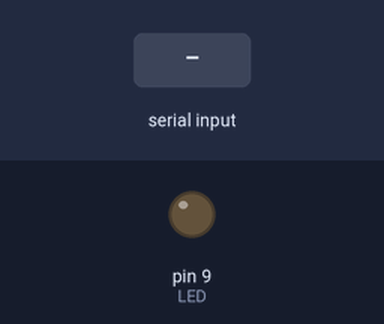
A sketch run on a simulated Arduino Uno, built with avr-gcc and run on an emulated ATmega328P. Shown: output pins drawn as LEDs (lit = HIGH). The inputs (shaded band) are chosen by the test bench.

Above: at 1.2 s.
1.3 s: "90,45\n" received over Serial
At 1.8 s:
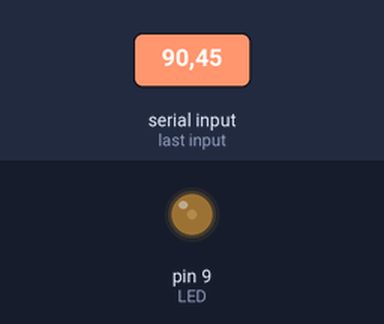
3.8 s: "30,150\n" received over Serial
At 4.6 s:
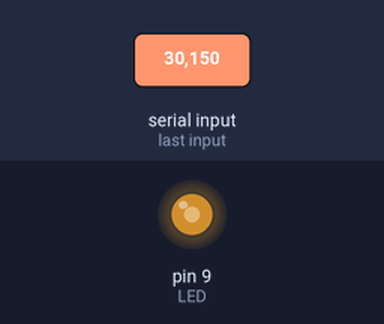
6.3 s: "200\n" received over Serial
At 6.7 s:
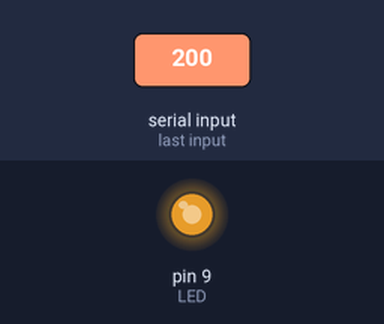
Timing chart, 0 to 9.3 s (numbered marks = the images above; inputs shaded):
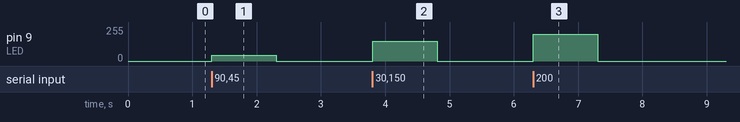

The sketch:

009.ino
```cpp
#define LED 9
int state;
void setup() {
  // put your setup code here, to run once:
  Serial.begin(9600);
  pinMode(LED,OUTPUT);

}

void loop() {
  // put your main code here, to run repeatedly:
  while(!Serial){}
  if(Serial.available()>0)
  {
  state=Serial.parseInt();
  analogWrite(LED,state);
  }

}
/*python+arduino控制LED亮度*/
```

Measured:
- after the input at 1.3 s, pin 9 (LED): 0/255 → 45/255 at once, → 0/255 1.0 s later
- after the input at 3.8 s, pin 9 (LED): 0/255 → 150/255 at once, → 0/255 1.0 s later
- after the input at 6.3 s, pin 9 (LED): 0/255 → 200/255 at once, → 0/255 1.0 s later
